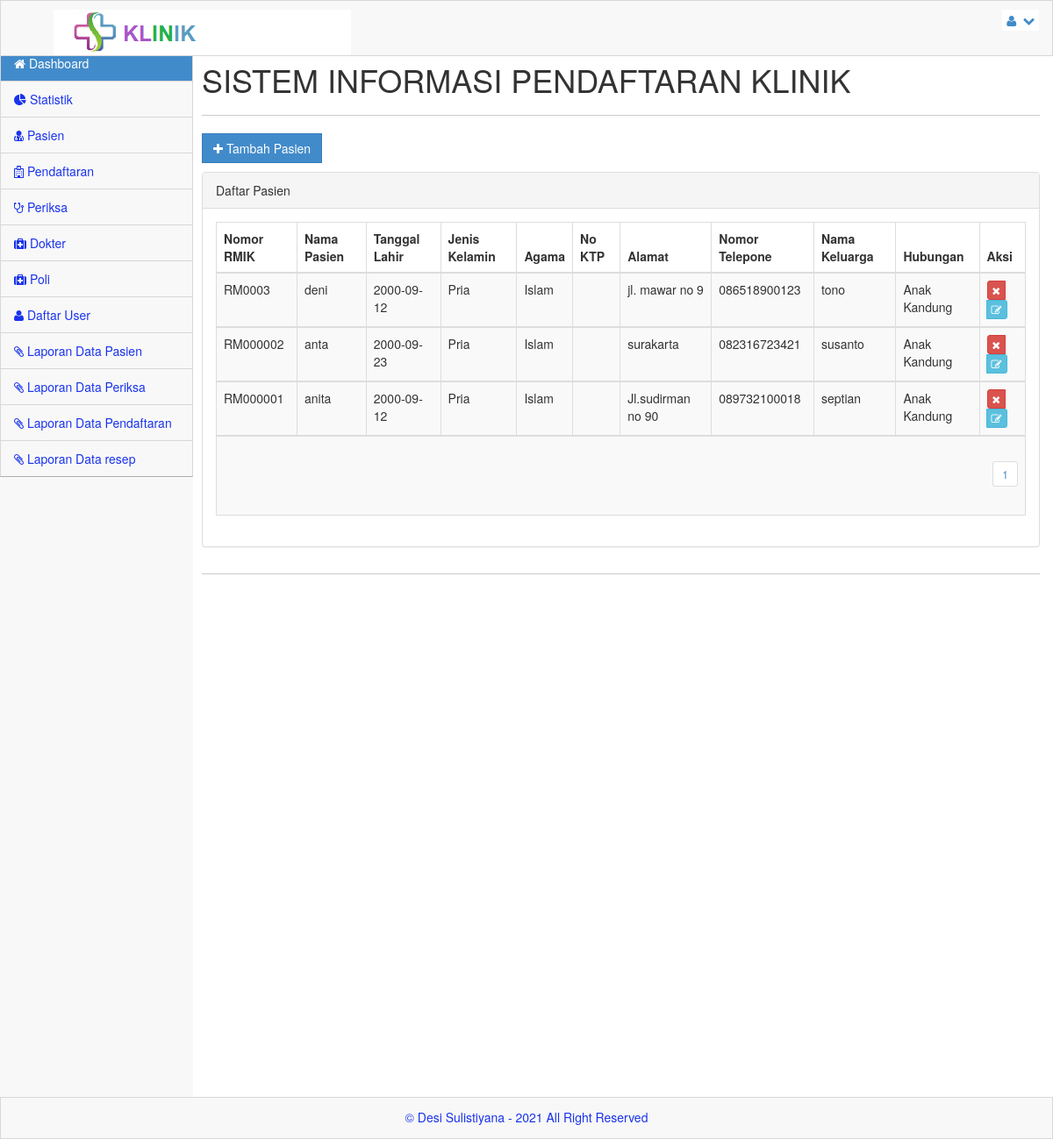
/admin/index.php?menu=pasien (signed in), run on an earlier commit of the app's database.
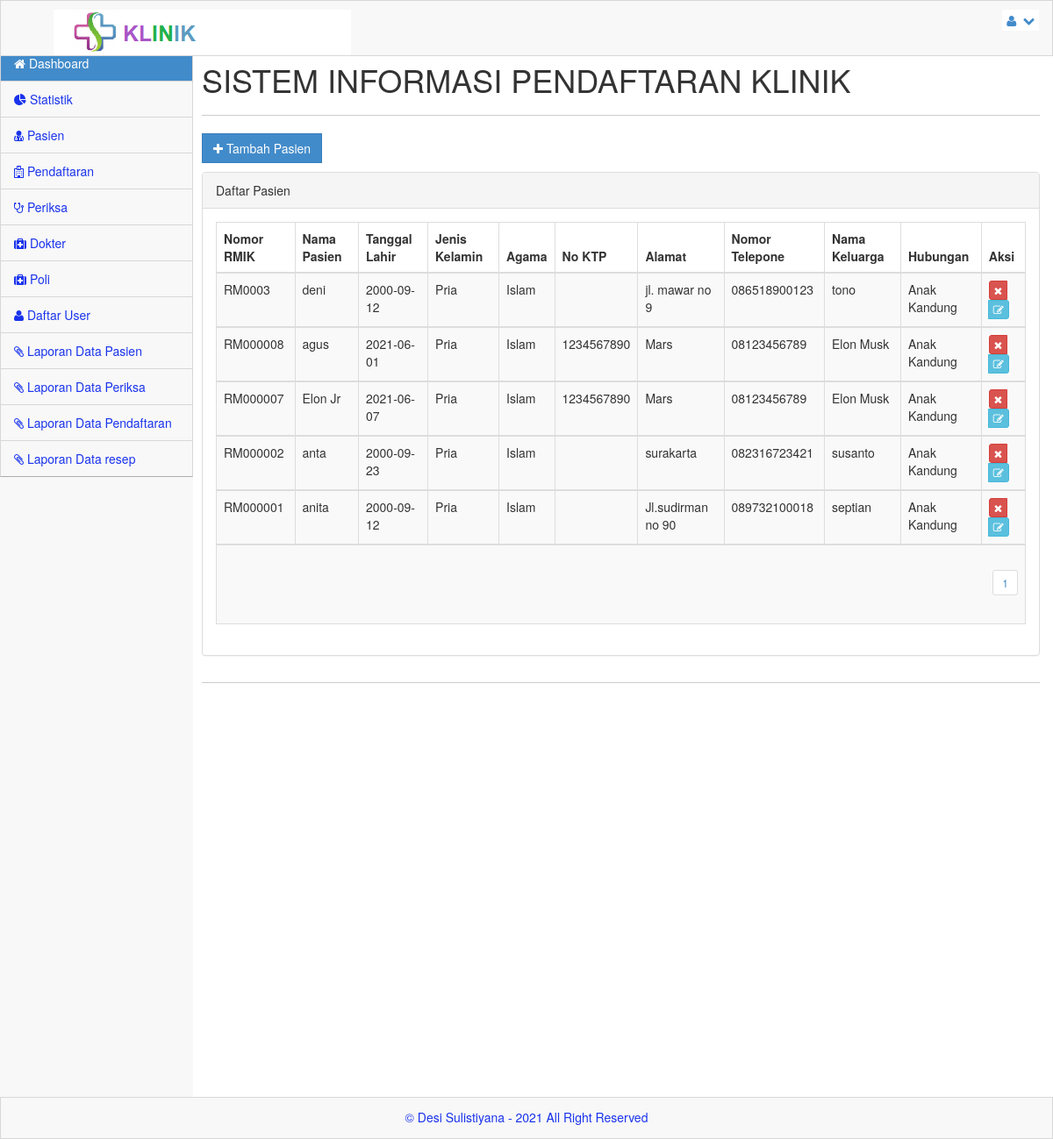
And on a later commit of the database.
### tables this page shows
CREATE TABLE `pasien` (
  `no_rm` varchar(11) NOT NULL,
  `nm_pasien` varchar(300) NOT NULL,
  `j_kel` varchar(100) NOT NULL,
  `agama` varchar(100) NOT NULL,
  `alamat` varchar(300) NOT NULL,
  `tgl_lhr` date NOT NULL,
  `ktp` varchar(16) NOT NULL,
  `no_tlp` varchar(12) NOT NULL,
  `nm_kel` varchar(20) NOT NULL,
  `hub_kel` varchar(100) NOT NULL
);

### admin/pasien.php (the view, shortened to what this page needs)
<?php
$row = 20;
$hal = isset($_GET['hal']) ? $_GET['hal'] : 0;
$pageSql = "SELECT * FROM pasien";
$pageQry = mysqli_query($server,$pageSql) or die ("error paging: ".mysqli_error());
$jml	 = mysqli_num_rows($pageQry);
$max	 = ceil($jml/$row);
?>
<a href="?menu=tambah_pasien" class="btn btn-primary btn-rect"><i class='icon icon-white icon-plus'></i> Tambah Pasien</a><p>
<div class="panel panel-default">
	<div class="panel-heading">
		Daftar Pasien
	</div>
	<div class="panel-body">
		<div class="table-responsive">
			<table class="table table-striped table-bordered table-hover">
				<thead>
					<tr>
						<th>Nomor RMIK</th>
						<th>Nama Pasien</th>
						<th>Tanggal Lahir</th>
						<th>Jenis Kelamin</th>
						<th>Agama</th>
						<th>No KTP</th>
						<th>Alamat</th>
						<th>Nomor Telepone</th>
						<th>Nama Keluarga</th>
						<th>Hubungan</th>
						<th>Aksi</th>
					</tr>
				</thead>
			<?php
				$pasienSql = "SELECT * FROM pasien ORDER BY no_rm DESC LIMIT $hal, $row";
				$pasienQry = mysqli_query($server,$pasienSql)  or die ("Query pasien salah : ".mysqli_error());
				while ($pasien = mysqli_fetch_array($pasienQry)) {
			?>
				<tbody>
					<tr>
						<td><?php echo $pasien['no_rm'];?></td>
						<td><?php echo $pasien['nm_pasien'];?></td>
						<td><?php echo $pasien['tgl_lhr'];?></td>
						<td><?php echo $pasien['j_kel'];?></td>
						<td><?php echo $pasien['agama'];?></td>
						<td><?php echo $pasien['ktp'];?></td>
						<td><?php echo $pasien['alamat'];?></td>
						<td><?php echo $pasien['no_tlp'];?></td>
						<td><?php echo $pasien['nm_kel'];?></td>
						<td><?php echo $pasien['hub_kel'];?></td>
						<td>
						  <div class='btn-group'>
						  <a href="?menu=hapus_pasien&aksi=hapus&nmr=<?php echo $pasien['no_rm']; ?>" class="btn btn-xs btn-danger tipsy-kiri-atas" title="Hapus Data Ini" onclick="return confirm('ANDA YAKIN AKAN MENGHAPUS DATA PENTING INI ... ?')"><i class="icon-remove icon-white"></i></a>
						  <a href="?menu=edit_pasien&aksi=edit&nmr=<?php echo $pasien['no_rm']; ?>" class="btn btn-xs btn-info tipsy-kiri-atas" title='Edit Data ini'> <i class="icon-edit icon-white"></i> </a>
						  </div>
						</td>
					</tr>
				</tbody>
			<?php } ?>
					<tr>
						<td colspan="11" align="right">
						<?php
						for($h = 1; $h <= $max; $h++){
							$list[$h] = $row*$h-$row;
							echo "<ul class='pagination pagination-sm'><li><a href='?menu=pasien&hal=$list[$h]'>$h</a></li></ul>";
						}
						?></td>
					</tr>
			</table>
		</div>
	</div>
</div>

What changed in the data, as far as the page shows it:
added pasien: no_rm "RM000008", nm_pasien "agus", tgl_lhr "2021-06-01", j_kel "Pria", agama "Islam", ktp "1234567890", alamat "Mars", no_tlp "08123456789", nm_kel "Elon Musk", hub_kel "Anak Kandung"
added pasien: no_rm "RM000007", nm_pasien "Elon Jr", tgl_lhr "2021-06-07", j_kel "Pria", agama "Islam", ktp "1234567890", alamat "Mars", no_tlp "08123456789", nm_kel "Elon Musk", hub_kel "Anak Kandung"
